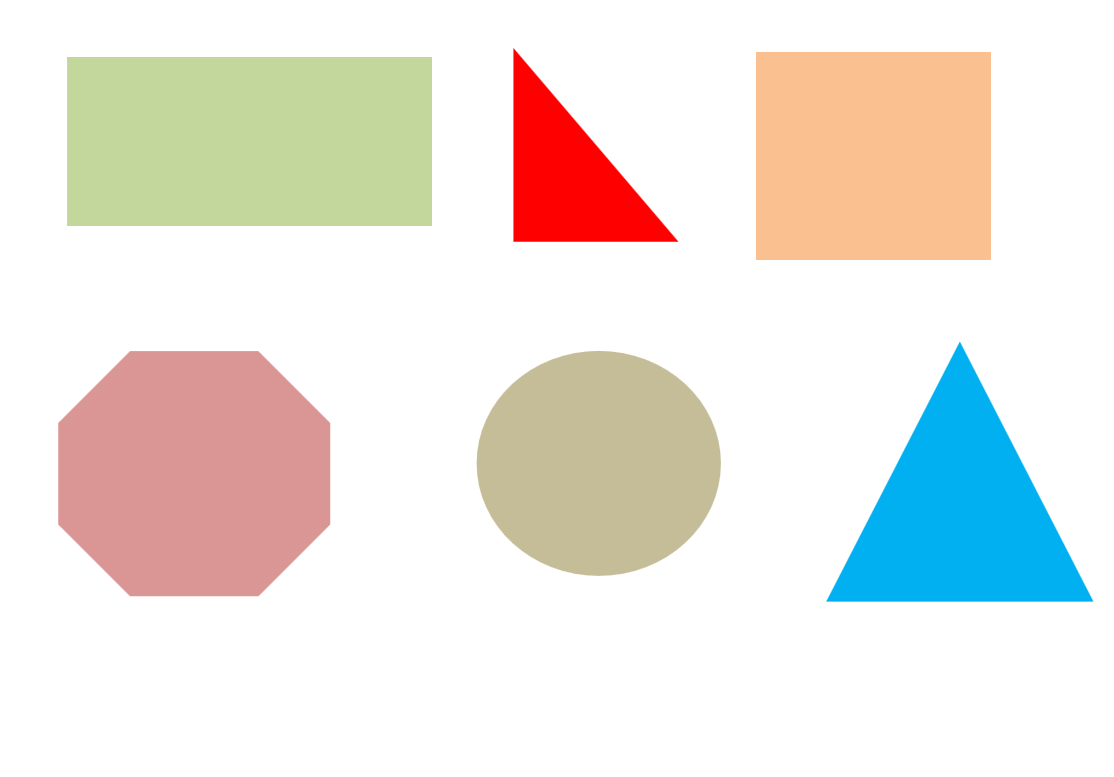
#> input picture BCA/PYTHON/Project/Shape recognition Project 2022/Basic shape 2.png, 1114 x 777 px
$ python -i finl.py   (imports and definitions only)   (older library calls are emulated)
#> lines starting #> are read from the running program, lines starting #| are printed output that depends on the picture; after the words box and inside, x2 and y2 are one past the last pixel; in counts of white or black regions, pixels touching at a corner belong together
from cProfile import label
from email.mime import image
from fileinput import filename
import tkinter as tk
from tkinter.font import BOLD
import numpy as np
import math
import cv2
from tkinter import *
from tkinter import filedialog, filedialog
from PIL import Image, ImageTk

#functions starts

def open_img():
    f_types = [('PNG Files','*.png'),('Jpg Files', '*.jpg')]
    filename = filedialog.askopenfilename(title ='Open',filetypes=f_types)
    img1=Image.open(filename)
    img1= img1.resize((1280,720), Image.ANTIALIAS)
    img1= ImageTk.PhotoImage(img1)
    lbl1.configure(image=img1)
    lbl1.image=img1

    verify(filename)

def verify(filename):
#> called with filename = 'Basic shape 2.png'
    img=cv2.imread(filename)
#> img is the input picture: shape (777, 1114, 3); mean B, G, R 224.1, 230.5, 234.8
    img=cv2.resize(img, (1280,700))
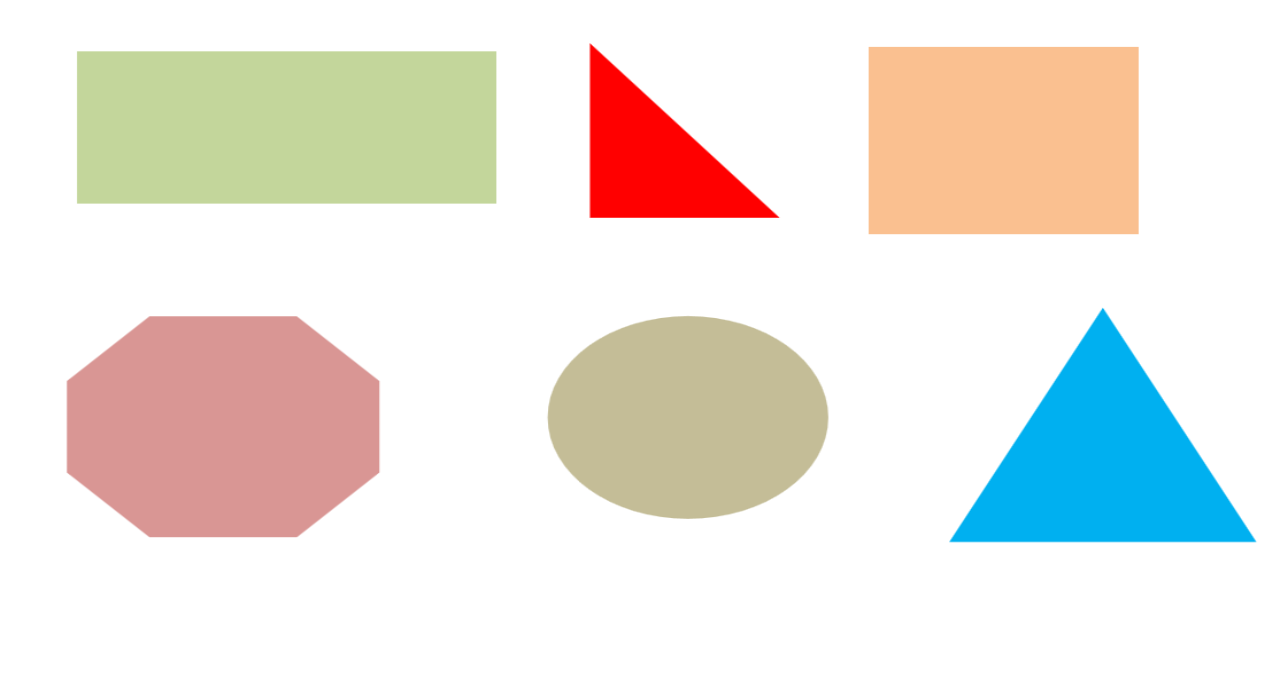
#> img: shape (700, 1280, 3); mean B, G, R 224.1, 230.5, 234.8
    #lets detect shapes
    imggray=cv2.cvtColor(img,cv2.COLOR_BGR2GRAY)
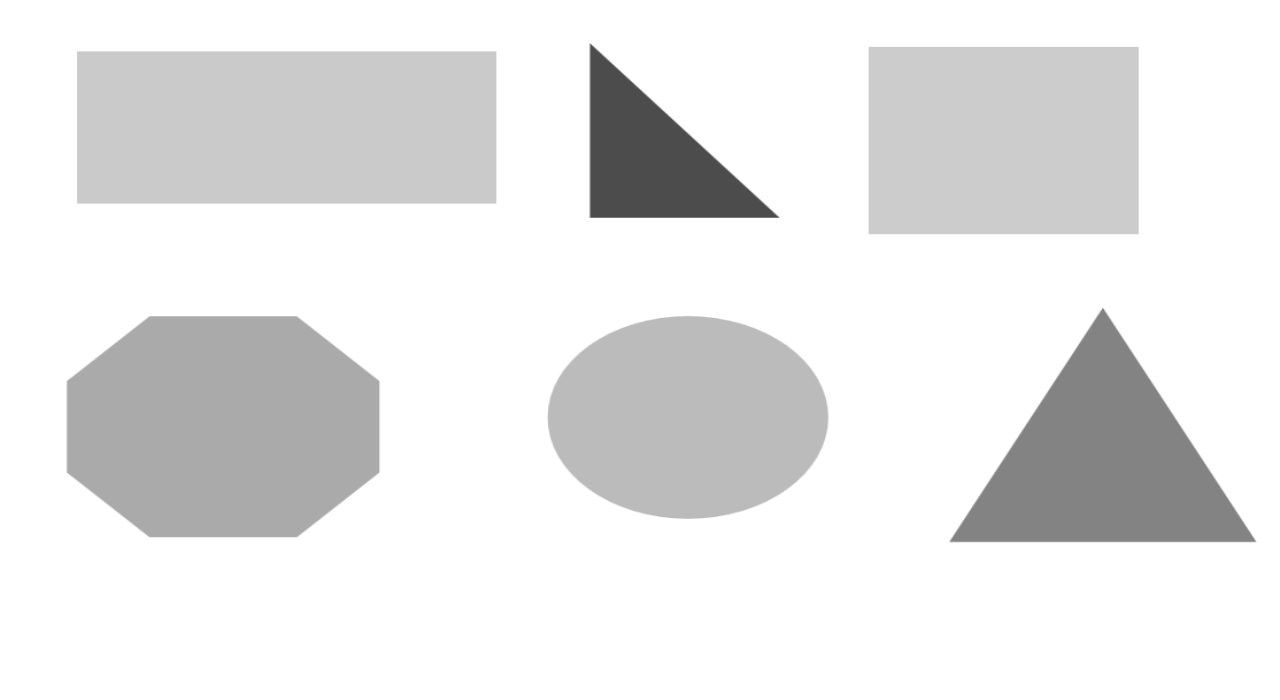
#> imggray: shape (700, 1280); min 76, max 255, mean 231.1
    _,thresh=cv2.threshold(imggray, 240,255,cv2.THRESH_BINARY) #find the threshold of color in image
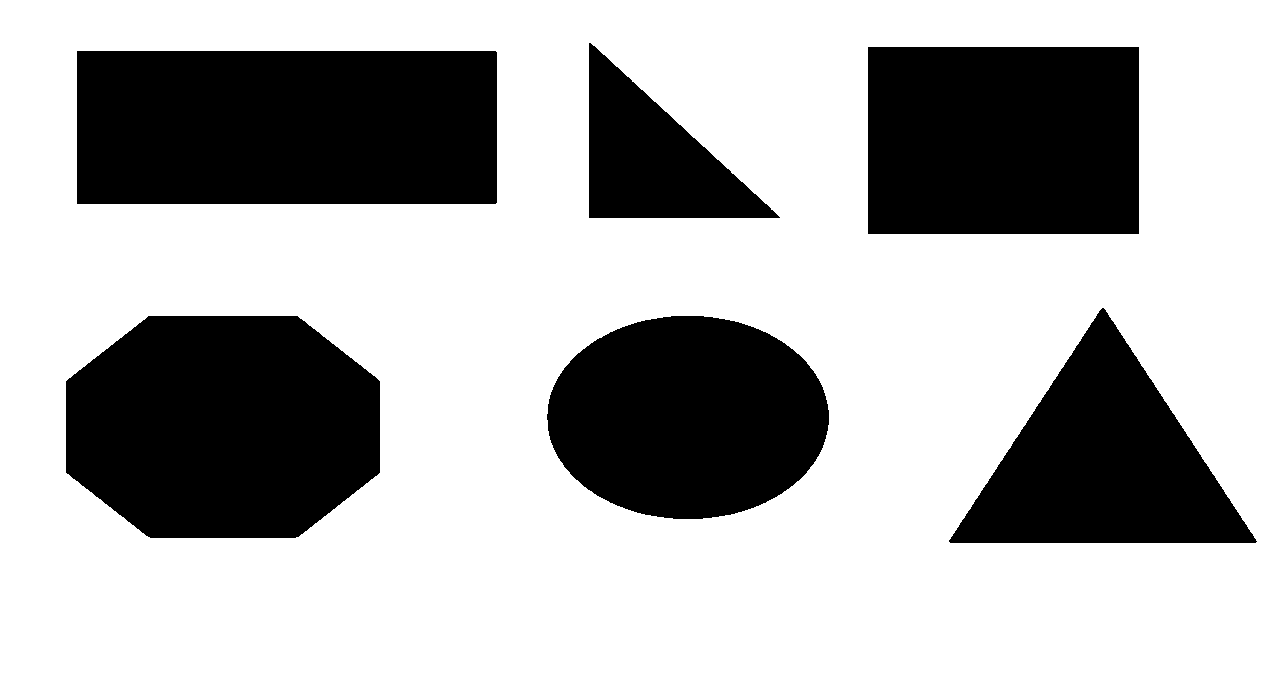
#> thresh: shape (700, 1280); 69.6% white; 6 black regions

    contours,_=cv2.findContours(thresh, cv2.RETR_TREE,cv2.CHAIN_APPROX_SIMPLE) #IT WILL FIND THE CONTOUR IN IMAGE
#> contours = 7 contours; box (x1, y1, x2, y2) and area: (0, 0, 1280, 700) 894021, (76, 50, 498, 205) 64829, (65, 315, 381, 539) 59295, (867, 46, 1140, 235) 51134, (546, 315, 830, 520) 45339, (948, 307, 1258, 544) 37094, (588, 42, 781, 219) 17252


    for contour in contours:
        approx=cv2.approxPolyDP(contour,0.01*cv2.arcLength(contour,True),True) #this method approximate polygonal curve
        cv2.drawContours(img,[approx],0,(0,0,0),3) #to draw contour
        x=approx.ravel()[0]
        y=approx.ravel()[1]-7 #defining the x and y point of shape to write text on it

        Area = cv2.contourArea(approx)
        Perimeter=cv2.arcLength(approx,True)
        circularity=(Perimeter**2)/(4*math.pi*(Area))

    #now if else conditions to find different shapes
    #for triangle
        if len(approx)==3: #triangle has 3 sides
            cv2.putText(img,"TRIANGLE",(x,y),cv2.FONT_HERSHEY_DUPLEX,1.0,(0,0,0),2)
    #for square and rectangle
        elif len(approx)==4:
            x,y,w,h=cv2.boundingRect(approx)
            if(x+w)==(y+h): #condition for square
                cv2.putText(img, "SQURE", (x, y-5), cv2.FONT_HERSHEY_DUPLEX, 1.0, (0, 0, 0), 2)
            else:# for rectangle
                cv2.putText(img, "RECTANGLE", (x, y-10), cv2.FONT_HERSHEY_DUPLEX, 1.0, (0, 0, 0), 2)
        elif len(approx)==6:
            cv2.putText(img, "HEXAGON", (x, y), cv2.FONT_HERSHEY_DUPLEX, 1.0, (0, 0, 0), 2)
        elif len(approx)==5:
            cv2.putText(img, "PENTAGON", (x-40, y), cv2.FONT_HERSHEY_DUPLEX, 1.0, (0, 0, 0), 2)
        else:
            if circularity<1.20:
                cv2.putText(img, "CIRCLE", (x, y), cv2.FONT_HERSHEY_DUPLEX, 1.0, (0, 0, 0), 2)
            else:
                cv2.putText(img, "Something Else", (x, y), cv2.FONT_HERSHEY_DUPLEX, 1.0, (0, 0, 0), 2)
#> this loop made 7 passes
#> (approx, Area, Perimeter, circularity, w, h) on passes 1, 5, 6: ([[0, 0], [0, 699], [1279, 699], [1279, 0]], 894021, 3956, 1.39, 1280, 700), ([[76, 51], [495, 50], [497, 202], [77, 204]], 63976, 1144, 1.63, 422, 155), ([[867, 47], [1138, 46], [1139, 233], [868, 234]], 50678, 916, 1.32, 273, 189)
#> (Area, Perimeter, circularity) on passes 2 to 3: (43452.5, 763.8, 1.07), (59157, 903.3, 1.1)
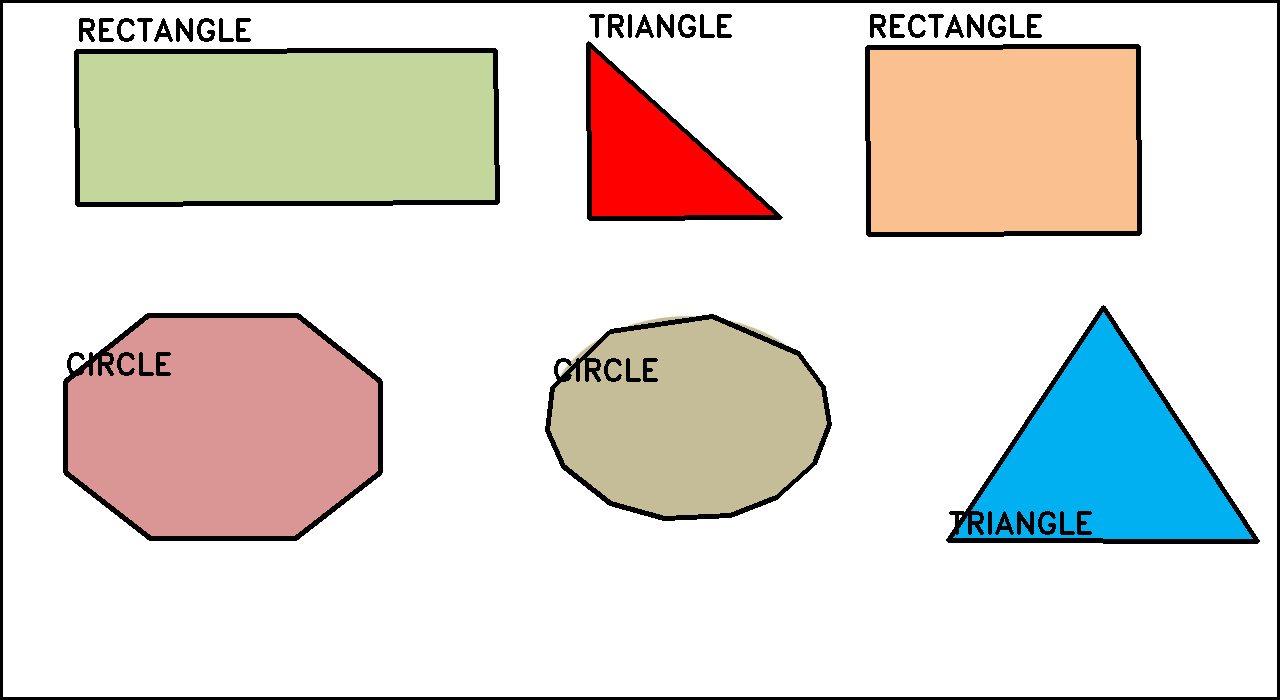
#> img: shape (700, 1280, 3); 5.12% of pixels changed, all inside (x1, y1, x2, y2) = (0, 0, 1280, 700)

    cv2.imwrite("test.png", img)
    #cv2.waitKey(0)
    #cv2.destroyAllWindows()


def result():
    photo=Image.open("test.png")
    photo= photo.resize((1280, 700), Image.ANTIALIAS)
    photo= ImageTk.PhotoImage(photo)
    lbl1.configure(image=photo)
    lbl1.image=photo

button_mode=True

def customize():
    global button_mode

    if button_mode: #dark mode
        button3.config(image=dark,bd=0,bg="#21293c",activebackground="#21293c",highlightbackground="#21293c",highlightcolor="#21293c")
        button1.config(image=searchbtn2,bd=0,bg="#21293c",activebackground="#21293c",highlightbackground="#21293c",highlightcolor="#21293c")
        button.config(image=uploadbtn2,bd=0,bg="#21293c",activebackground="#21293c",highlightbackground="#21293c",highlightcolor="#21293c")
        displ.config(bg="#21293c",foreground="#ededed")
        can1.config(bg="#21293c",bd="0",highlightbackground="#21293c",highlightcolor="#21293c")
        can2.config(bg="#21293c",bd="0",highlightbackground="#21293c",highlightcolor="#21293c")   #canvas
        lbl1.config(text="No File Chosen",bg="#2f3b53",font=("Helvetica",18,BOLD),foreground="#cfd7ff")
        root.config(bg="#21293c")
        button_mode=False
    else:       #light mode
        button3.config(image=light,bg="#e8f0f2",activebackground="#e8f0f2",highlightbackground="#e8f0f2",highlightcolor="#e8f0f2")
        button.config(image=uploadbtn,bd=0,bg="#e8f0f2",activebackground="#e8f0f2",highlightbackground="#e8f0f2",highlightcolor="#e8f0f2")
        button1.config(image=Check,bd=0,bg="#e8f0f2",activebackground="#e8f0f2",highlightbackground="#e8f0f2",highlightcolor="#e8f0f2")
        displ.config(bg="#e8f0f2",foreground="#21293c")
        lbl1.config(text="No File Chosen",bg="#bcc8d8",font=("Helvetica",18,BOLD),foreground="#5f5f5f")
        can1.config(bg="#e8f0f2",bd="0",highlightbackground="#e8f0f2",highlightcolor="#e8f0f2")
        can2.config(bg="#e8f0f2",bd="0",highlightbackground="#e8f0f2",highlightcolor="#e8f0f2")#canvas
        root.config(bg="#e8f0f2")
        button_mode=True

#End of functions

#Gui starts
#ctypes.wind11.shcore.SetProcessDpiAwareness(1)

# [6 lines not run here, left out]


#lbl=Label(root,text="No file chosen",bg="#bcc8d8",font=("Arial",18,BOLD),foreground="#5f5f5f")
#lbl.place(x=5,y=68,width=790,height=655)

# [1 line that did not run here, left out]
# [1 line not run here, left out]

# [1 line that did not run here, left out]
# [4 lines not run here, left out]
# [1 line that did not run here, left out]
# [1 line that did not run here, left out]
# [1 line that did not run here, left out]
# [4 lines not run here, left out]
# [1 line that did not run here, left out]
# [1 line that did not run here, left out]
# [1 line that did not run here, left out]
# [5 lines not run here, left out]
#uploadbtn=uploadbtn.resize((220,70),Image.ANTIALIAS)
# [1 line that did not run here, left out]
# [1 line that did not run here, left out]
# [3 lines not run here, left out]
#Check=Check.resize((200,60),Image.ANTIALIAS)
# [1 line that did not run here, left out]
# [1 line that did not run here, left out]
# [4 lines not run here, left out]
#uploadbtn2=uploadbtn2.resize((200,50),Image.ANTIALIAS)
# [1 line that did not run here, left out]

# [1 line not run here, left out]
#searchbtn2=searchbtn2.resize((200,50),Image.ANTIALIAS)
# [1 line that did not run here, left out]

# [1 line not run here, left out]
# [1 line that did not run here, left out]
# [1 line that did not run here, left out]

# [1 line not run here, left out]
# [1 line that did not run here, left out]
# [1 line that did not run here, left out]
# [1 line that did not run here, left out]
# [5 lines not run here, left out]
#darkmode color #21293c
#background blue #cfd7ff
#background skin #ffe3cf
#background biscuit #ffedcf
#background label dark #00476c
#background label light #bcc8d8
#background label font dark #5f5f5f

>>> result = verify('Basic shape 2.png')
